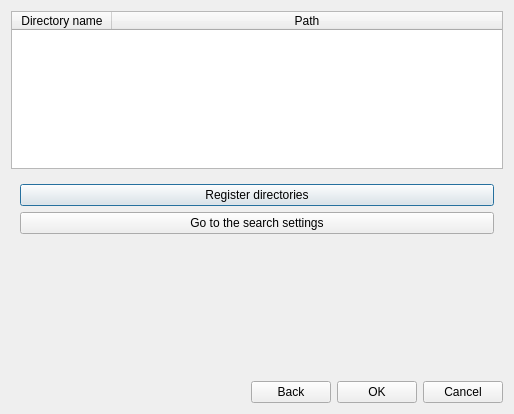
<?xml version="1.0" encoding="UTF-8"?>
<ui version="4.0">
 <class>DialogDroppedDir</class>
 <widget class="QDialog" name="DialogDroppedDir">
  <property name="geometry">
   <rect>
    <x>0</x>
    <y>0</y>
    <width>514</width>
    <height>414</height>
   </rect>
  </property>
  <property name="windowTitle">
   <string>Register / Search</string>
  </property>
  <layout class="QVBoxLayout" name="verticalLayout_4" stretch="1,0,0">
   <item>
    <widget class="QTableWidget" name="tableWidget">
     <property name="sizePolicy">
      <sizepolicy hsizetype="Expanding" vsizetype="Expanding">
       <horstretch>0</horstretch>
       <verstretch>0</verstretch>
      </sizepolicy>
     </property>
     <property name="editTriggers">
      <set>QAbstractItemView::NoEditTriggers</set>
     </property>
     <attribute name="horizontalHeaderStretchLastSection">
      <bool>true</bool>
     </attribute>
     <attribute name="verticalHeaderVisible">
      <bool>false</bool>
     </attribute>
     <column>
      <property name="text">
       <string>Directory name</string>
      </property>
     </column>
     <column>
      <property name="text">
       <string>Path</string>
      </property>
     </column>
    </widget>
   </item>
   <item>
    <widget class="QStackedWidget" name="stackedWidget">
     <property name="currentIndex">
      <number>0</number>
     </property>
     <widget class="QWidget" name="pageChooseOperation">
      <layout class="QVBoxLayout" name="verticalLayout">
       <item>
        <widget class="QPushButton" name="pushButtonRegisterDir">
         <property name="text">
          <string>Register directories</string>
         </property>
         <property name="icon">
          <iconset resource="../images.qrc">
           <normaloff>:/res/icons/folder-3.ico</normaloff>:/res/icons/folder-3.ico</iconset>
         </property>
         <property name="iconSize">
          <size>
           <width>32</width>
           <height>32</height>
          </size>
         </property>
        </widget>
       </item>
       <item>
        <widget class="QPushButton" name="pushButtonSearch">
         <property name="text">
          <string>Go to the search settings</string>
         </property>
         <property name="icon">
          <iconset resource="../images.qrc">
           <normaloff>:/res/icons/system-search-6.ico</normaloff>:/res/icons/system-search-6.ico</iconset>
         </property>
         <property name="iconSize">
          <size>
           <width>32</width>
           <height>32</height>
          </size>
         </property>
        </widget>
       </item>
       <item>
        <spacer name="verticalSpacer">
         <property name="orientation">
          <enum>Qt::Vertical</enum>
         </property>
         <property name="sizeHint" stdset="0">
          <size>
           <width>20</width>
           <height>40</height>
          </size>
         </property>
        </spacer>
       </item>
      </layout>
     </widget>
     <widget class="QWidget" name="pageSearchSettings">
      <layout class="QVBoxLayout" name="verticalLayout_3">
       <property name="spacing">
        <number>6</number>
       </property>
       <property name="leftMargin">
        <number>0</number>
       </property>
       <property name="topMargin">
        <number>0</number>
       </property>
       <property name="rightMargin">
        <number>0</number>
       </property>
       <property name="bottomMargin">
        <number>0</number>
       </property>
       <item>
        <widget class="QGroupBox" name="groupBox_3">
         <property name="sizePolicy">
          <sizepolicy hsizetype="Preferred" vsizetype="Fixed">
           <horstretch>0</horstretch>
           <verstretch>0</verstretch>
          </sizepolicy>
         </property>
         <property name="title">
          <string>Search settings</string>
         </property>
         <property name="flat">
          <bool>true</bool>
         </property>
         <layout class="QVBoxLayout" name="verticalLayout_2">
          <item>
           <widget class="QGroupBox" name="groupBox">
            <property name="sizePolicy">
             <sizepolicy hsizetype="Preferred" vsizetype="Fixed">
              <horstretch>0</horstretch>
              <verstretch>0</verstretch>
             </sizepolicy>
            </property>
            <property name="title">
             <string>What to search for</string>
            </property>
            <layout class="QHBoxLayout" name="horizontalLayout">
             <property name="spacing">
              <number>12</number>
             </property>
             <item>
              <widget class="QCheckBox" name="checkBoxFiles">
               <property name="text">
                <string>Files</string>
               </property>
               <property name="icon">
                <iconset resource="../images.qrc">
                 <normaloff>:/res/icons/text-x-preview.ico</normaloff>:/res/icons/text-x-preview.ico</iconset>
               </property>
               <property name="iconSize">
                <size>
                 <width>32</width>
                 <height>32</height>
                </size>
               </property>
              </widget>
             </item>
             <item>
              <widget class="QCheckBox" name="checkBoxDirs">
               <property name="text">
                <string>Directories</string>
               </property>
               <property name="icon">
                <iconset resource="../images.qrc">
                 <normaloff>:/res/icons/folder-3.ico</normaloff>:/res/icons/folder-3.ico</iconset>
               </property>
               <property name="iconSize">
                <size>
                 <width>32</width>
                 <height>32</height>
                </size>
               </property>
              </widget>
             </item>
            </layout>
           </widget>
          </item>
          <item>
           <widget class="QGroupBox" name="groupBox_2">
            <property name="sizePolicy">
             <sizepolicy hsizetype="Preferred" vsizetype="Fixed">
              <horstretch>0</horstretch>
              <verstretch>0</verstretch>
             </sizepolicy>
            </property>
            <property name="title">
             <string>Filter</string>
            </property>
            <layout class="QHBoxLayout" name="horizontalLayout_2">
             <item>
              <widget class="QComboBox" name="comboBoxFilter">
               <property name="toolTip">
                <string>&lt;html&gt;&lt;head/&gt;&lt;body&gt;&lt;p&gt;&lt;span style=&quot;font-size:11pt;&quot;&gt;Sample:&lt;br/&gt;*.txt;music.mp3;sample??? &lt;/span&gt;&lt;/p&gt;&lt;p&gt;Please separate by the ';' each filters. &lt;br/&gt;&lt;/p&gt;&lt;table border=&quot;1&quot; style=&quot; border-color:#888888; border-style:solid; margin:0px;margin: 4px;&quot; cellspacing=&quot;0&quot;&gt;&lt;tr&gt;&lt;td style=&quot;padding:3;&quot;&gt;&lt;p&gt;?&lt;/p&gt;&lt;/td&gt;&lt;td style=&quot; padding:3;&quot;&gt;&lt;p&gt;matches any single character.&lt;/p&gt;&lt;/td&gt;&lt;/tr&gt;&lt;tr&gt;&lt;td style=&quot; padding:3;&quot;&gt;&lt;p&gt;*&lt;/p&gt;&lt;/td&gt;&lt;td style=&quot; padding:3;&quot;&gt;&lt;p&gt;matches zero or more of any characters.&lt;/p&gt;&lt;/td&gt;&lt;/tr&gt;&lt;/table&gt;&lt;/body&gt;&lt;/html&gt;</string>
               </property>
               <property name="editable">
                <bool>true</bool>
               </property>
               <property name="maxCount">
                <number>10</number>
               </property>
               <property name="insertPolicy">
                <enum>QComboBox::InsertAtTop</enum>
               </property>
               <property name="sizeAdjustPolicy">
                <enum>QComboBox::AdjustToContents</enum>
               </property>
              </widget>
             </item>
            </layout>
           </widget>
          </item>
          <item>
           <layout class="QHBoxLayout" name="horizontalLayout_3">
            <item>
             <spacer name="horizontalSpacer">
              <property name="orientation">
               <enum>Qt::Horizontal</enum>
              </property>
              <property name="sizeHint" stdset="0">
               <size>
                <width>40</width>
                <height>20</height>
               </size>
              </property>
             </spacer>
            </item>
            <item>
             <widget class="QLabel" name="label">
              <property name="sizePolicy">
               <sizepolicy hsizetype="Preferred" vsizetype="Fixed">
                <horstretch>0</horstretch>
                <verstretch>0</verstretch>
               </sizepolicy>
              </property>
              <property name="text">
               <string>Hierarchy</string>
              </property>
             </widget>
            </item>
            <item>
             <widget class="QSpinBox" name="spinBoxHierarchy">
              <property name="minimumSize">
               <size>
                <width>100</width>
                <height>0</height>
               </size>
              </property>
              <property name="specialValueText">
               <string>Unlimited</string>
              </property>
             </widget>
            </item>
           </layout>
          </item>
         </layout>
        </widget>
       </item>
      </layout>
     </widget>
    </widget>
   </item>
   <item>
    <layout class="QHBoxLayout" name="horizontalLayout_4">
     <item>
      <spacer name="horizontalSpacer_2">
       <property name="orientation">
        <enum>Qt::Horizontal</enum>
       </property>
       <property name="sizeHint" stdset="0">
        <size>
         <width>40</width>
         <height>20</height>
        </size>
       </property>
      </spacer>
     </item>
     <item>
      <widget class="QPushButton" name="pushButtonBack">
       <property name="text">
        <string>Back</string>
       </property>
      </widget>
     </item>
     <item>
      <widget class="QPushButton" name="pushButtonOk">
       <property name="text">
        <string>OK</string>
       </property>
      </widget>
     </item>
     <item>
      <widget class="QPushButton" name="pushButtonCancel">
       <property name="text">
        <string>Cancel</string>
       </property>
      </widget>
     </item>
    </layout>
   </item>
  </layout>
 </widget>
 <resources>
  <include location="../images.qrc"/>
 </resources>
 <connections>
  <connection>
   <sender>pushButtonCancel</sender>
   <signal>clicked()</signal>
   <receiver>DialogDroppedDir</receiver>
   <slot>reject()</slot>
   <hints>
    <hint type="sourcelabel">
     <x>471</x>
     <y>385</y>
    </hint>
    <hint type="destinationlabel">
     <x>509</x>
     <y>338</y>
    </hint>
   </hints>
  </connection>
 </connections>
</ui>
